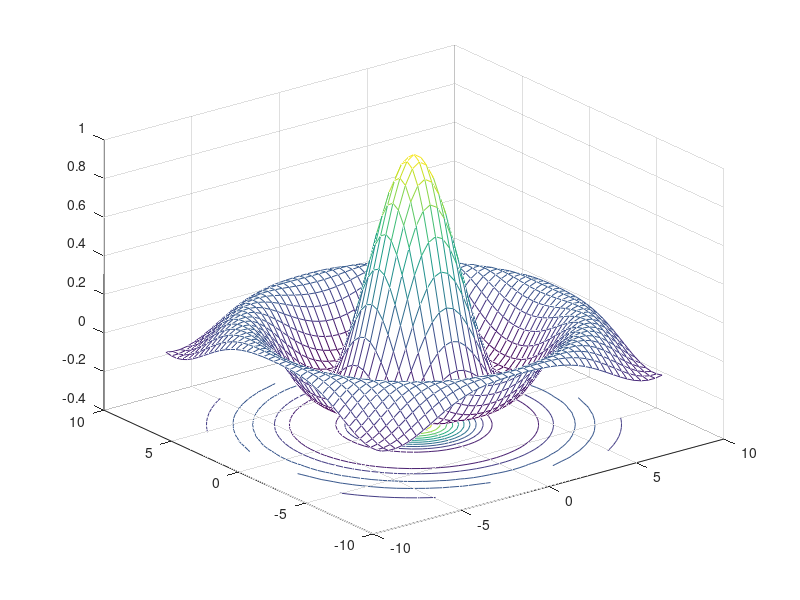

Write the MATLAB code that produced this figure.
tx = linspace (-8, 8, 41)';
ty = linspace (-8, 8, 41)';
[xx, yy] = meshgrid (tx, ty);
r = sqrt (xx .^ 2 + yy .^ 2) + eps;
tz = sin (r) ./ r;
meshc (tx, ty, tz);


